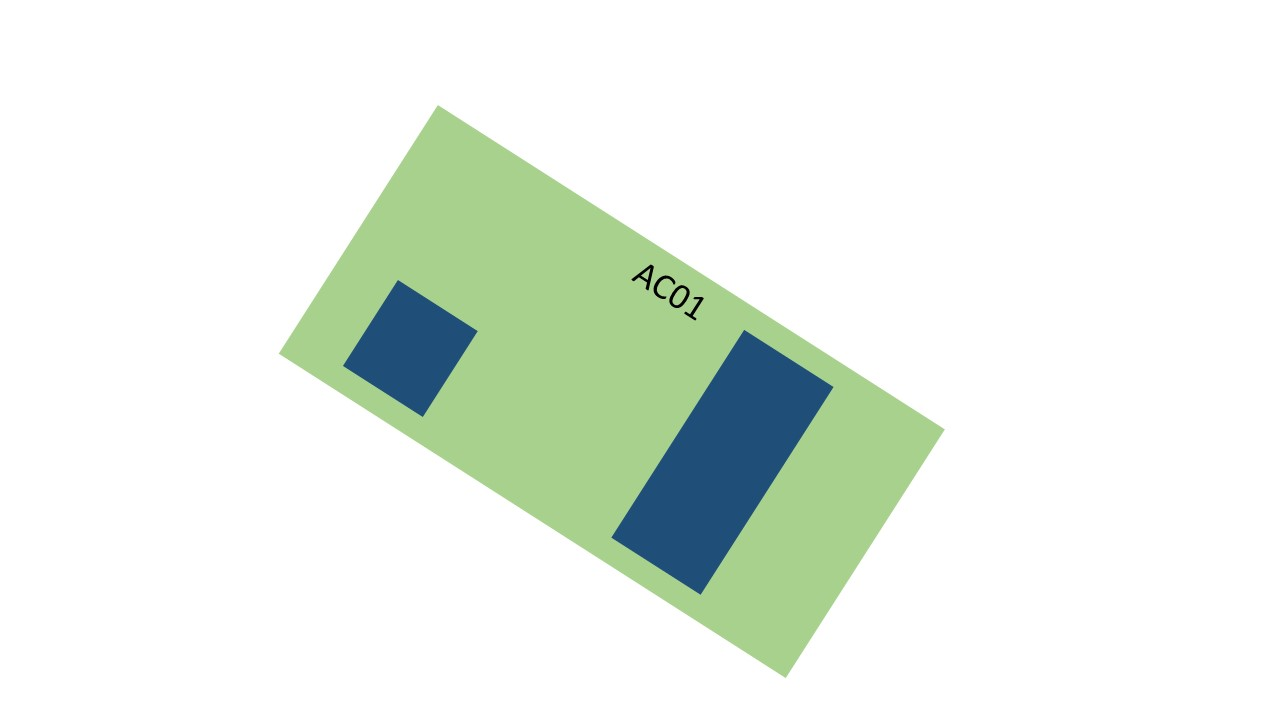
#> input picture FotosPlacas/Slide7.JPG, 1280 x 720 px, found by its file name
$ python ProjetoCelso.py
#> lines starting #> are read from the running program, lines starting #| are printed output that depends on the picture; after the words box and inside, x2 and y2 are one past the last pixel; in counts of white or black regions, pixels touching at a corner belong together
import cv2, re
import numpy as np
import math
import pytesseract
pytesseract.pytesseract.tesseract_cmd = r'C:\Program Files\Tesseract-OCR\tesseract'

try:
    from PIL import Image
except ImportError:
    import Image

placateste = "FotosPlacas\Slide7.jpg"
#placateste = "FotosPlacasComErro\Slide11.jpg"

teste = cv2.imread(placateste)
#> teste is the input picture: shape (720, 1280, 3); mean B, G, R 232.1, 240.9, 232.8
img = cv2.imread(placateste,0) #monocromática = binária
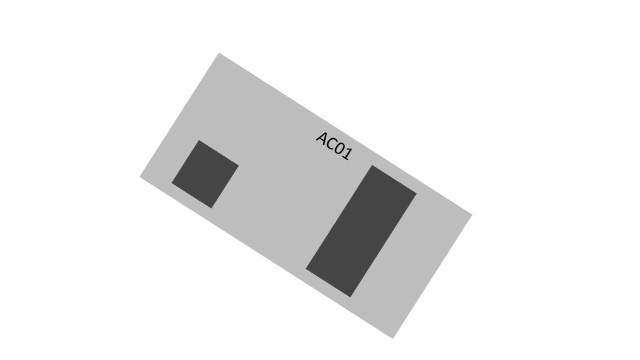
#> img: shape (720, 1280) (shown at 1/2 size); min 0, max 255, mean 237.5
(alt, lar) = img.shape[:2] #captura altura e largura
ret, imgT = cv2.threshold(img, 200, 255, cv2.THRESH_BINARY)
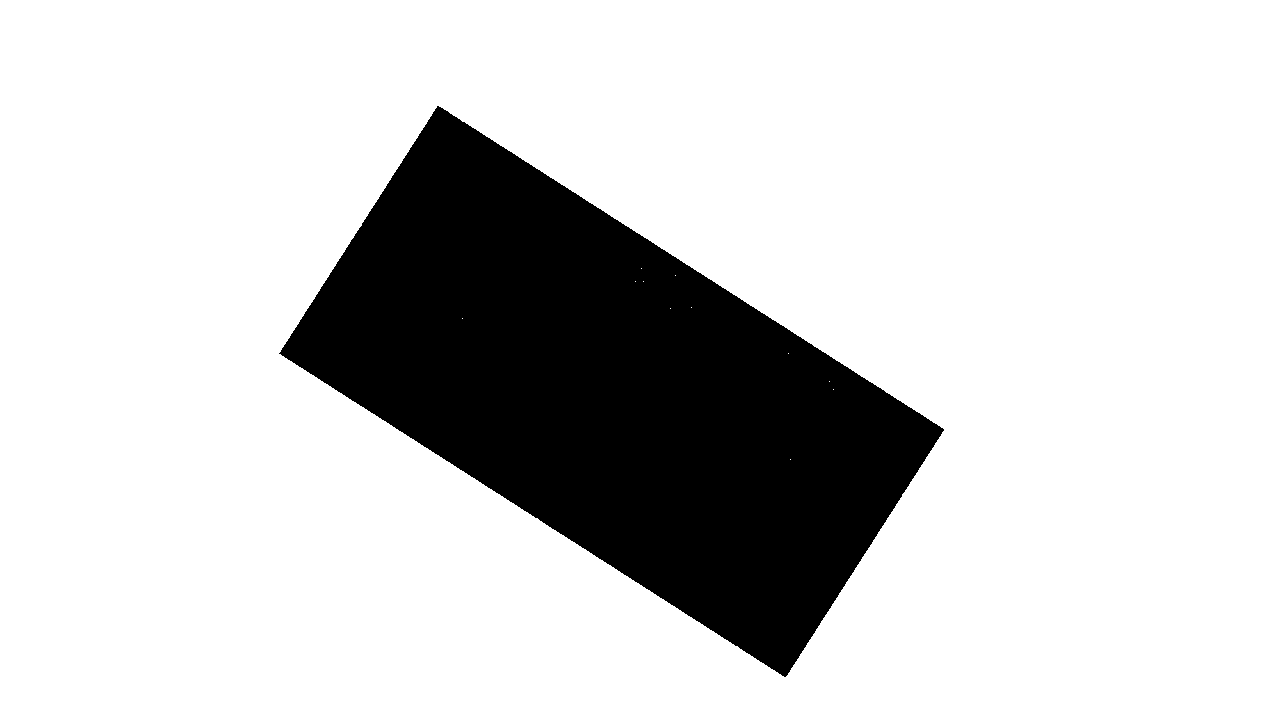
#> imgT: shape (720, 1280); 80.8% white; 1 black region, box (x1, y1, x2, y2) and area: (279, 106, 944, 677) 177052


############ INCLINAÇÃO E CORTE #############
p1=0
p2=0
xi=lar
inc=0

for y in range (0,alt,1):
    for x in range (0,lar,1):
        cor = imgT[y,x]
        if cor!=255 and(p1==0):
            ponto1=(x,y)
            xi=x
            p1=1
            if x>(lar/2):
                inc=1 # para saber se a inclinação é positiva ou negativa

        if (p1==1) and (inc==1) and (cor!=255) and (x<xi):
            ponto2=(x,y)
            xi=x

        if (p1==1) and (inc==0) and (cor!=255) and (x>xi):
            ponto2=(x,y)
            xi=x
#> after the loop, inc = 0; p1 = 1; ponto1 = (437, 106); ponto2 = (943, 429); xi = 943

#cv2.imshow("Imagem original com marcações", teste)

angulo = math.atan2 (ponto1[1]-ponto2[1],ponto1[0]-ponto2[0])
#> angulo = -2.57
if inc==1:
    angulo = math.degrees(angulo)
if inc==0:
    angulo = math.degrees(angulo)+180
#> angulo = 32.55
    aux=ponto1
#> aux = (437, 106)
    ponto1=ponto2
#> ponto1 = (943, 429)
    ponto2=aux
#> ponto2 = (437, 106)

############ girando a imagem monocromatica
M = cv2.getRotationMatrix2D(ponto1, angulo, 1.0)
#> M = [[0.843, 0.538, -82.69], [-0.538, 0.843, 574.8]]
img_rotacionada = cv2.warpAffine(imgT, M, (lar, alt))
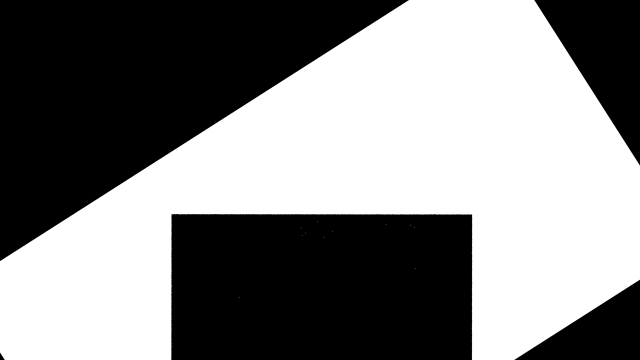
#> img_rotacionada: shape (720, 1280) (shown at 1/2 size); min 0, max 255, mean 132.1
#cv2.imshow("Imagem rotacionada", img_rotacionada)

############ girando a imagem original
original_rotacionada = cv2.warpAffine(teste, M, (lar, alt))
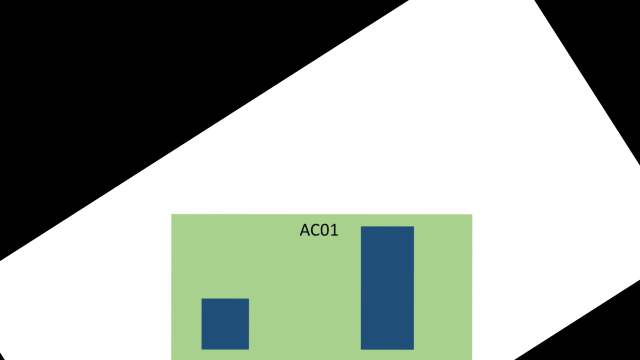
#> original_rotacionada: shape (720, 1280, 3) (shown at 1/2 size); mean B, G, R 158, 166.6, 158.6
#cv2.imshow("Original rotacionada", original_rotacionada)

######### cortando a imagem original
pontoinicial=ponto1
#> pontoinicial = (943, 429)
larguraPlaca = 602
alturaPlaca = 295

xi=pontoinicial[0]-larguraPlaca
#> xi = 341
xf=pontoinicial[0]
#> xf = 943
yi=pontoinicial[1]
#> yi = 429
yf=pontoinicial[1]+alturaPlaca
#> yf = 724

recorte = original_rotacionada[yi:yf,xi:xf]
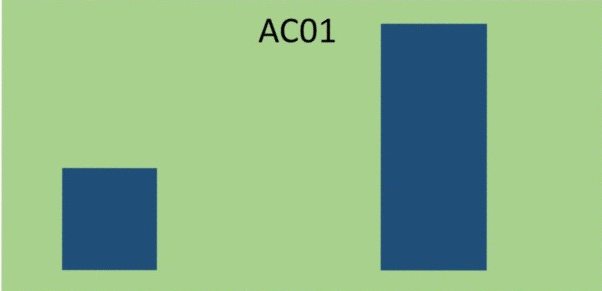
#> recorte: shape (291, 602, 3); mean B, G, R 136.7, 181.6, 139.7
#cv2.imshow("cortada", recorte)
cv2.imwrite("Recorte.jpg", recorte) #salva no disco


###################### OCR ###########################

imagem = cv2.cvtColor(recorte, cv2.COLOR_BGR2GRAY)
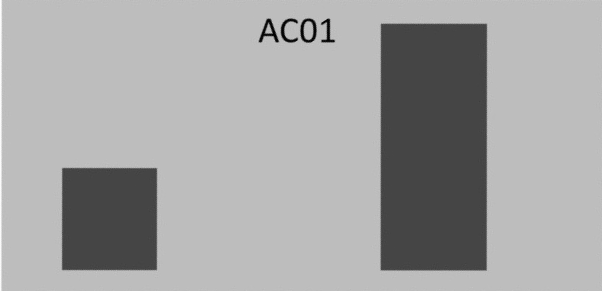
#> imagem: shape (291, 602); min 1, max 253, mean 164
#cv2.imshow("asd", imagem)
thresh = cv2.threshold(imagem, 0, 255, cv2.THRESH_BINARY + cv2.THRESH_OTSU)[1]
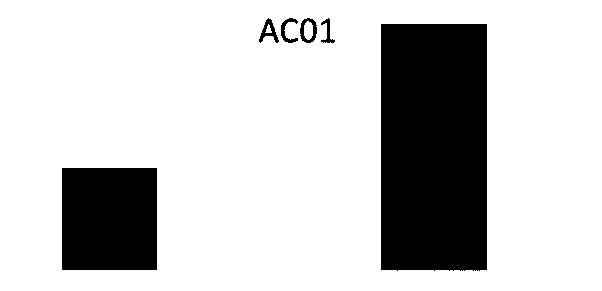
#> thresh: shape (291, 602); 79.2% white; 6 black regions, box (x1, y1, x2, y2) and area: (381, 24, 487, 271) 26087, (62, 168, 157, 270) 9690, (300, 18, 317, 43) 201, (259, 18, 279, 43) 193, (281, 18, 298, 43) 161, (321, 18, 335, 43) 121
#cv2.imshow("Teste", thresh)

custom_config = r'-c tessedit_char_whitelist=ABCDEFGHIJKLMNPQRSTUVWXYZ-1234567890 --psm 1'
#> (the run stopped early here; a loop or call above may not have finished)

$ run again, with FotosPlacasComErro/Slide11.JPG copied over FotosPlacas/Slide7.JPG
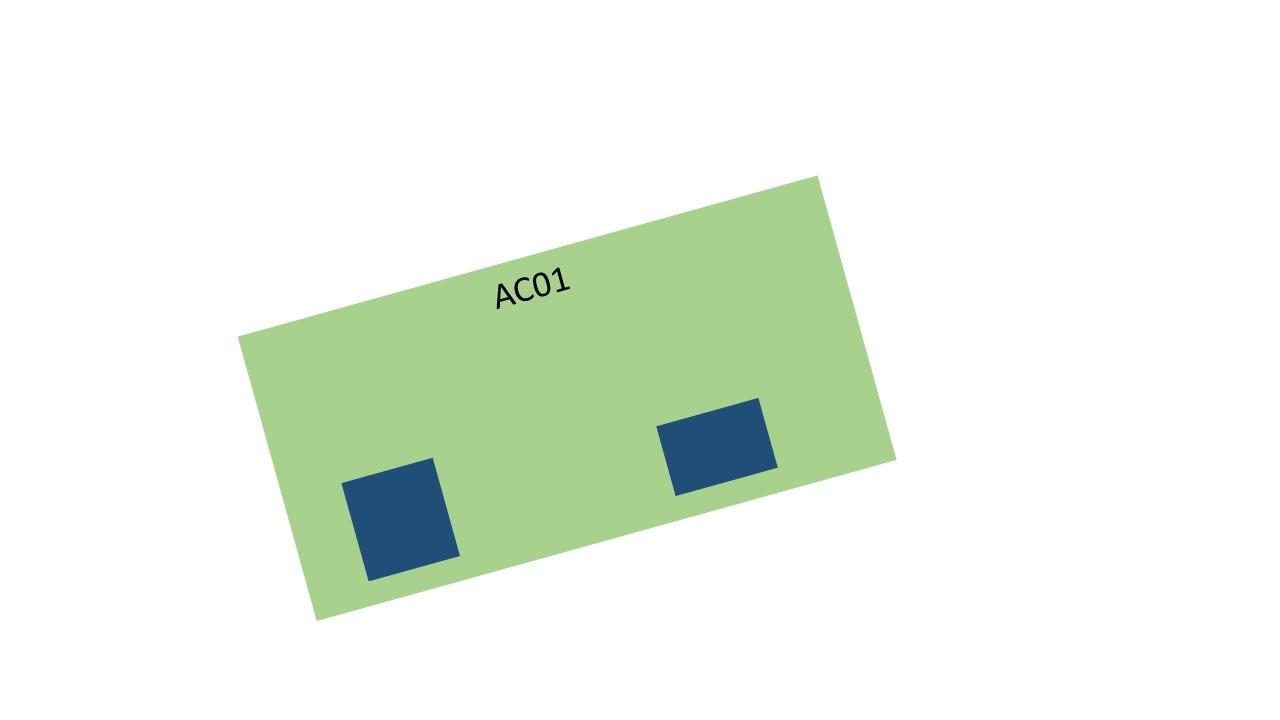
#> input picture FotosPlacasComErro/Slide11.JPG, 1280 x 720 px, found by its file name
#> teste is the input picture: shape (720, 1280, 3); mean B, G, R 232.5, 243.5, 235.5
#> `ret, imgT = cv2.threshold(img, 200, 255, cv2.THRESH_BINARY)`:
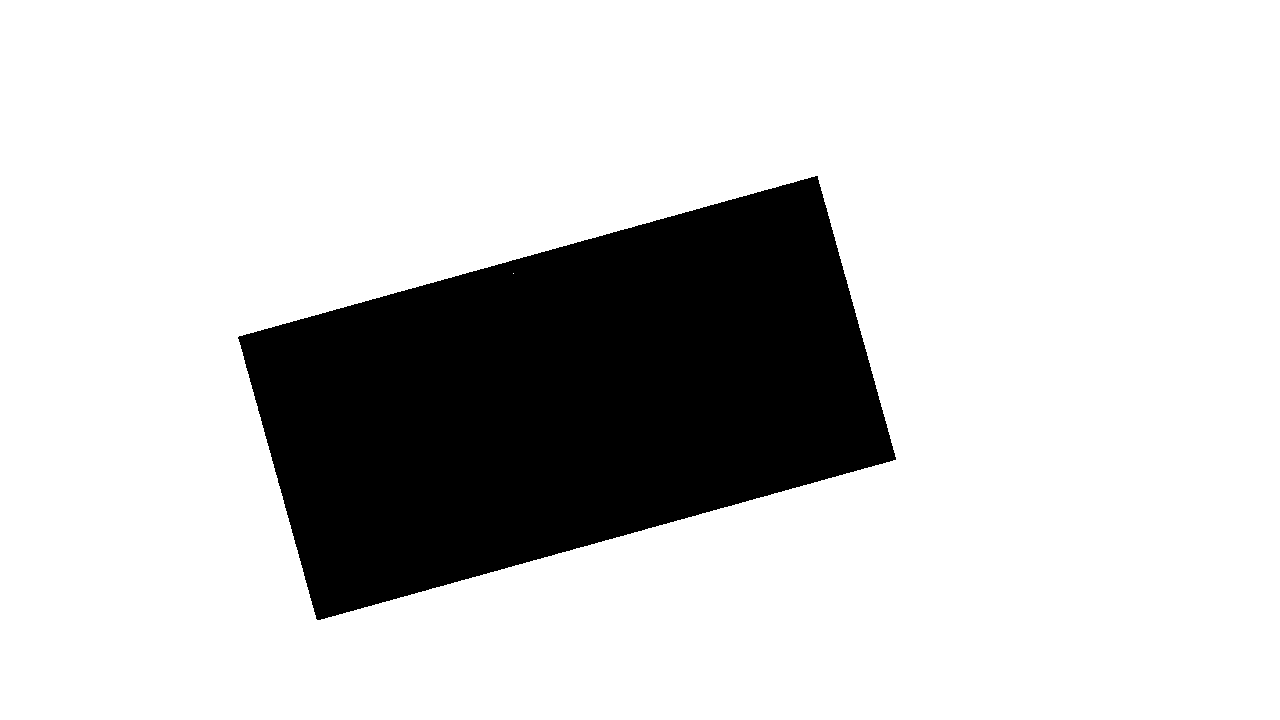
#> imgT: shape (720, 1280); 80.8% white; 1 black region, box (x1, y1, x2, y2) and area: (238, 176, 896, 620) 177137
#> after the loop `for y in range (0,alt,1):`: inc = 1; ponto1 = (815, 176); ponto2 = (238, 337); xi = 238
#> `angulo = math.atan2 (ponto1[1]-ponto2[1],ponto1[0]-ponto2[0])`: angulo = -0.272
#> `angulo = math.degrees(angulo)`: angulo = -15.59
#> M = [[0.963, -0.269, 77.29], [0.269, 0.963, -212.6]]
#> pontoinicial = (815, 176)
#> `xi=pontoinicial[0]-larguraPlaca`: xi = 213
#> xf = 815
#> yi = 176
#> yf = 471
#> `thresh = cv2.threshold(imagem, 0, 255, cv2.THRESH_BINARY + cv2.THRESH_..`:
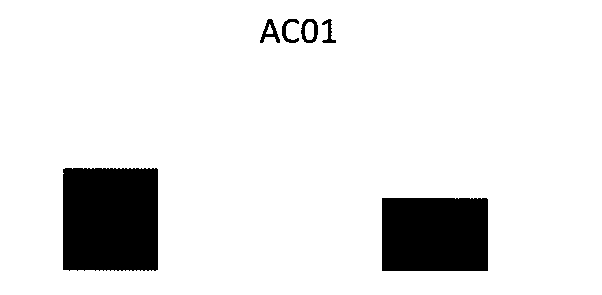
#> thresh: shape (295, 602); 89.8% white; 6 black regions, box (x1, y1, x2, y2) and area: (63, 168, 158, 271) 9683, (382, 198, 488, 271) 7731, (301, 19, 318, 43) 198, (260, 19, 280, 43) 194, (282, 19, 299, 43) 156, (322, 19, 336, 43) 130

$ run again, with FotosPlacas/Slide1.JPG copied over FotosPlacas/Slide7.JPG
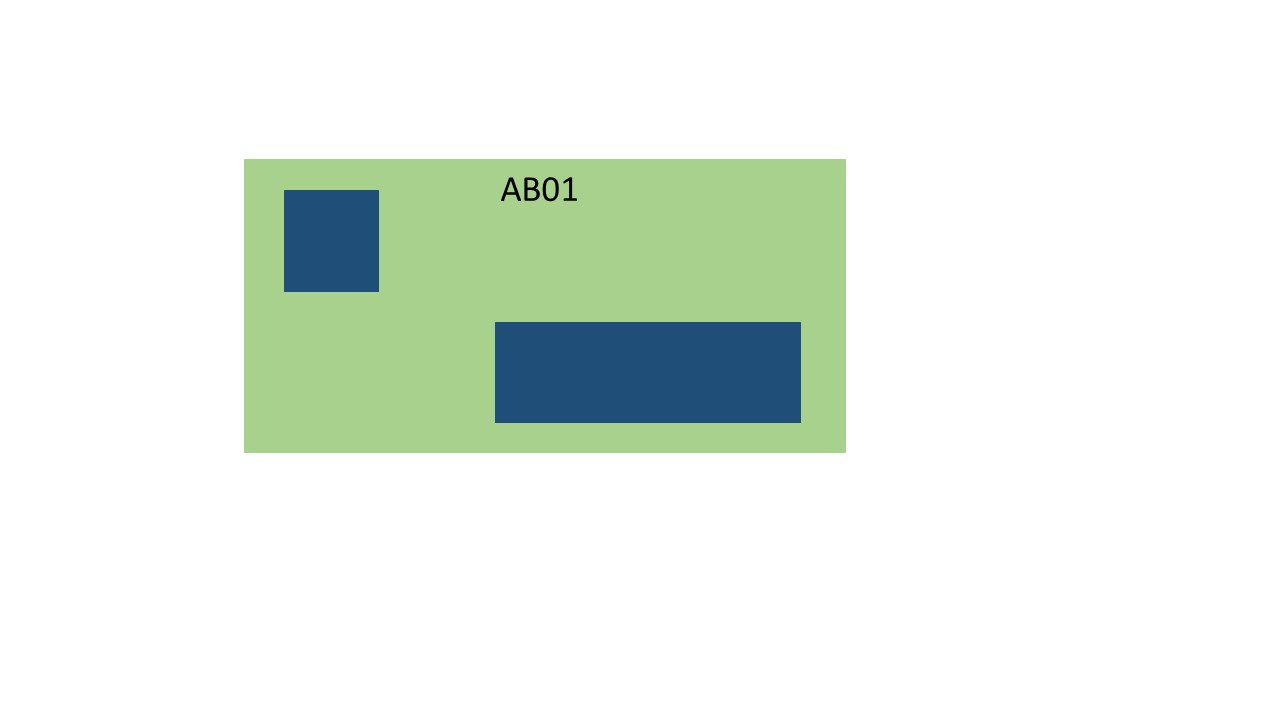
#> input picture FotosPlacas/Slide1.JPG, 1280 x 720 px, found by its file name
#> teste is the input picture: shape (720, 1280, 3); mean B, G, R 232.1, 240.2, 232.1
#> `ret, imgT = cv2.threshold(img, 200, 255, cv2.THRESH_BINARY)`:
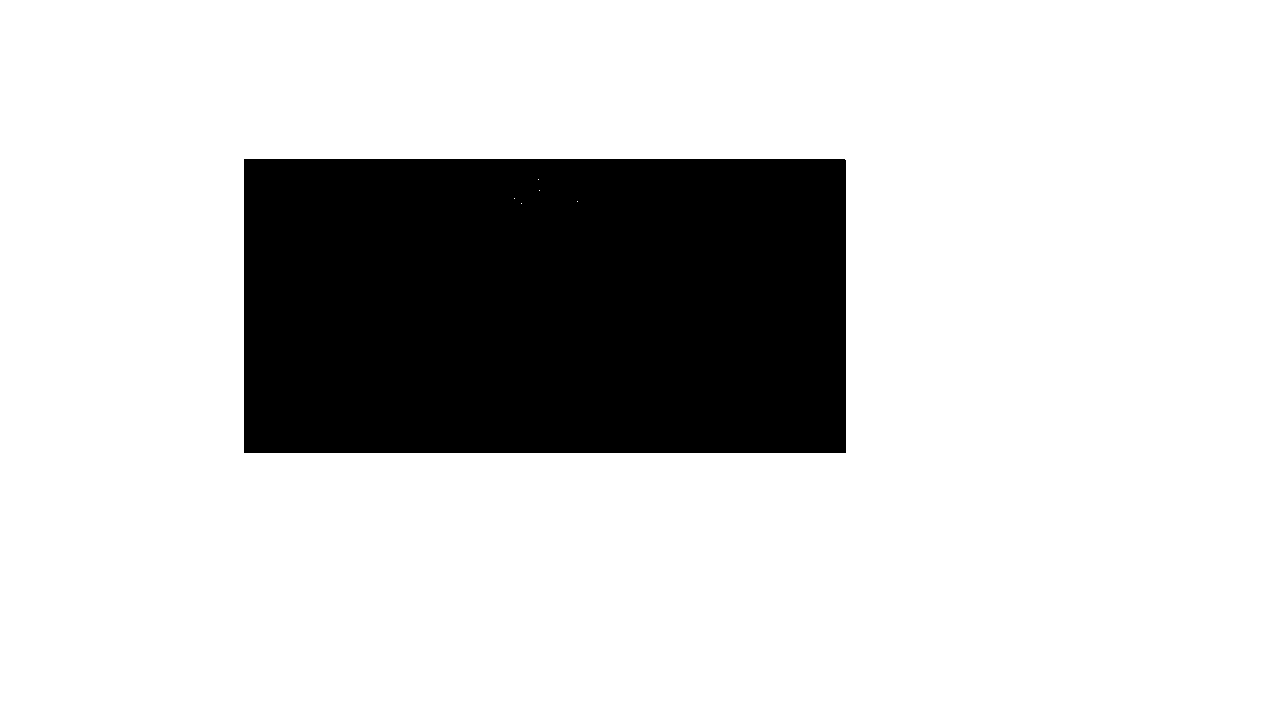
#> imgT: shape (720, 1280); 80.8% white; 1 black region, box (x1, y1, x2, y2) and area: (244, 159, 846, 453) 176982
#> after the loop `for y in range (0,alt,1):`: inc = 0; p1 = 1; ponto1 = (244, 159); ponto2 = (845, 160); xi = 845
#> `angulo = math.atan2 (ponto1[1]-ponto2[1],ponto1[0]-ponto2[0])`: angulo = -3.14
#> `angulo = math.degrees(angulo)+180`: angulo = 0.0953
#> aux = (244, 159)
#> `ponto1=ponto2`: ponto1 = (845, 160)
#> `ponto2=aux`: ponto2 = (244, 159)
#> M = [[1, 0.00166, -0.265], [-0.00166, 1, 1.41]]
#> pontoinicial = (845, 160)
#> `xi=pontoinicial[0]-larguraPlaca`: xi = 243
#> xf = 845
#> yi = 160
#> yf = 455
#> `thresh = cv2.threshold(imagem, 0, 255, cv2.THRESH_BINARY + cv2.THRESH_..`:
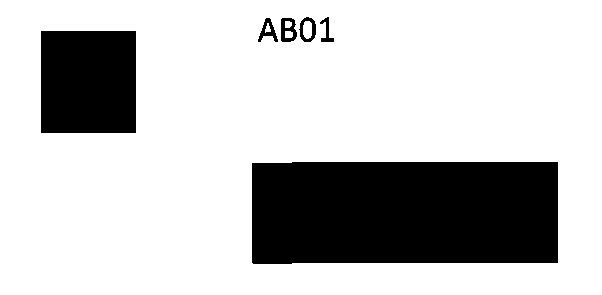
#> thresh: shape (295, 602); 76.7% white; 6 black regions, box (x1, y1, x2, y2) and area: (252, 162, 558, 264) 30905, (41, 31, 136, 133) 9690, (281, 18, 297, 42) 241, (258, 18, 278, 42) 196, (299, 17, 316, 42) 195, (320, 17, 334, 42) 133
